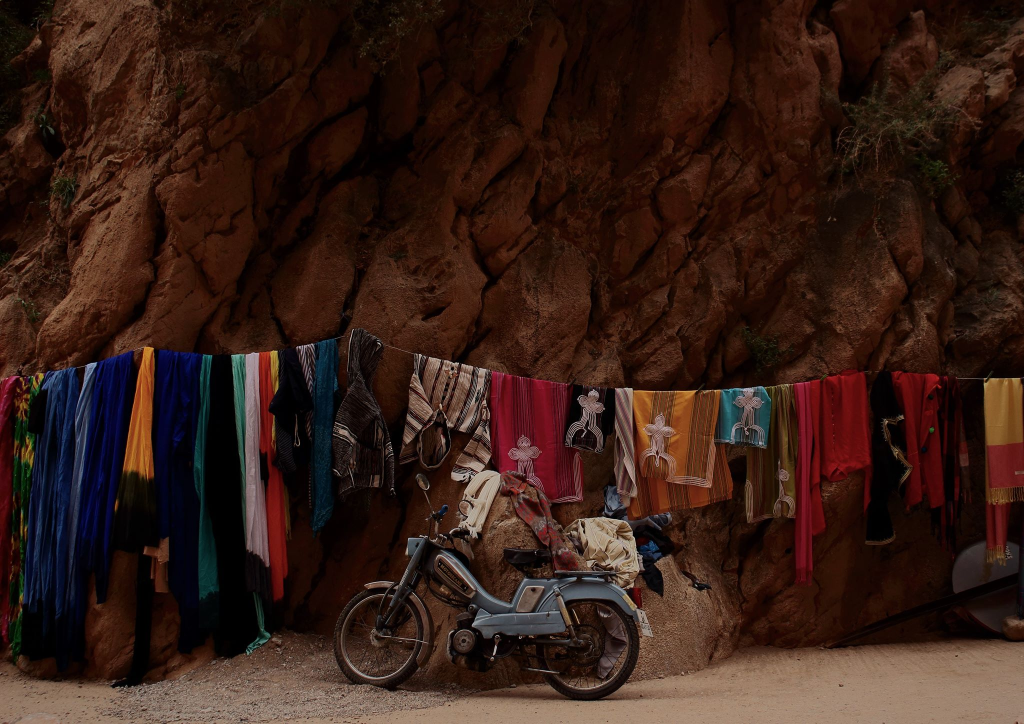
#> input picture projects/Draft/media/moto.jpg, 2048 x 1448 px, found by its file name (shown at 1/2 size)
$ python noiseFValidation.py
#> lines starting #> are read from the running program, lines starting #| are printed output that depends on the picture
#> further down, I is the input picture: shape (1448, 2048, 3); mean B, G, R 22.4, 30, 53
### src/vifida.py
import numpy as np
import soundfile as sf
#import moviepy.editor as mp
import moviepy as mp
#from cv2 import cv2
import cv2
import math
import sys
import os
import matplotlib.pyplot as plt
from skimage import filters, color, util
#from scikit-image import filters, color, util
from collections import namedtuple
import aubio as au

#--------------------Audio related----------------------------------
# [105 lines left out: functions getSignal, signalToLoudness, wavToPitch, wavToSensed, quantizeToFrames, sensedToFuzzy and 2 more, not called in this run]

def applyMask(filtered,original,mask):
    return cv2.add( cv2.multiply(filtered,mask,dtype=8) , cv2.multiply(original,(1-mask),dtype=8) )

# [258 lines left out: functions writeFVideoFromVideo, writeFVideoFromVideoMono, writeFVideoFromImage, writeFVideoFromImageMono, writeFVideoFromImageMonoGlobal, writeFVideoFromImageStereo and 3 more, not called in this run]

def monocromeToColor(img):
    img = np.transpose(np.array([img,]*3),(1,2,0))
    return img

# [49 lines left out: functions combineStereo, writeOutputFile, contrastF, contrastValueF, saturationF, not called in this run]

def rF(img, f) :
    img[:,:,2] = img[:,:,2]*f
    return img

def getSizeMorfF(f, shape, center, sizemin, sizemax):
    size = f-center
    if size>0:
        size =  size/(1-center)
        if shape in ('rect','circ'):
            size = powerCorrection(size,1/2)
        size = round(sizemax*size)
    elif size<0:
        size =  size/(-center)
        if shape in ('rect','circ'):
            size = powerCorrection(size,1/2)
        size = round(sizemin*size)
    return int(size)

def getKernelMorfF(shape,size):
    if shape=='rect':
        kernel = cv2.getStructuringElement(cv2.MORPH_RECT,(size,size))
    elif shape =='circ':
        kernel = cv2.getStructuringElement(cv2.MORPH_ELLIPSE,(size,size))
    elif shape=='cross':
        kernel = cv2.getStructuringElement(cv2.MORPH_CROSS,(size,size))
    return kernel

def applyMorfF(img,f,kernel,center,invert):
    if (f-center)*(-1)**invert>0:
        img = cv2.dilate(img,kernel)
    elif (f-center)*(-1)**invert<0:
        img = cv2.erode(img,kernel)
    return img

# [8 lines left out: function HSVmorfF, not called in this run]

def RGBmorfF(img, f, shape='rect', center=0.5, sizemin=50, sizemax=50, invert=0) :
    size = getSizeMorfF(f, shape, center, sizemin, sizemax)
    if size!=0:
        kernel = getKernelMorfF(shape,size)
        img = applyMorfF(img,f,kernel,center,invert)
    return img

def noiseF(img, f, top=0.2, mean=0):
#> called with f = 1, top = 0.2, mean = 0
    height, width = img.shape[0:2]
#> height = 1448; width = 2048
    out = np.zeros((height,width*3),dtype='uint8')
    cv2.randn(out,0,top*255*f)
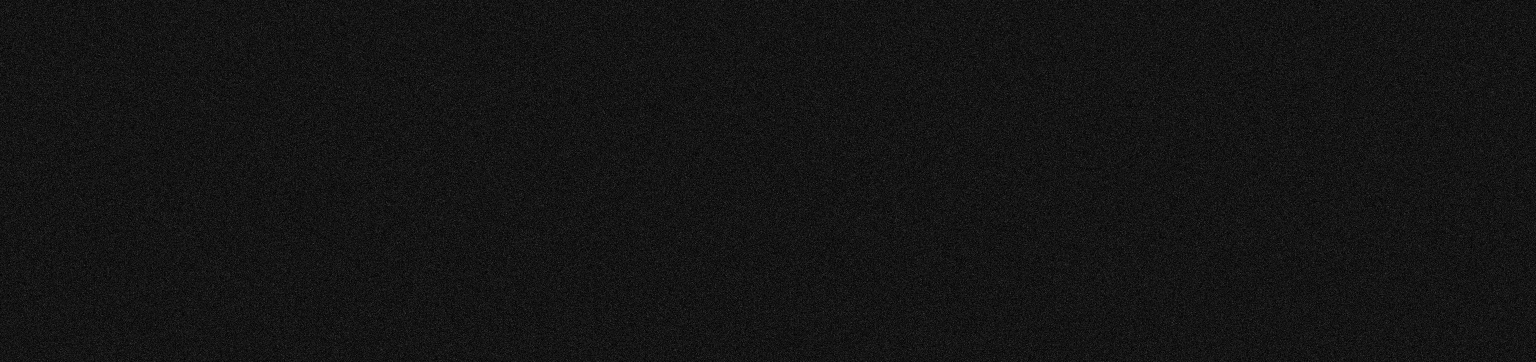
#> out: shape (1448, 6144) (shown at 1/4 size); min 0, max 255, mean 20.3
    out = np.resize(out,img.shape)
    out = out+img
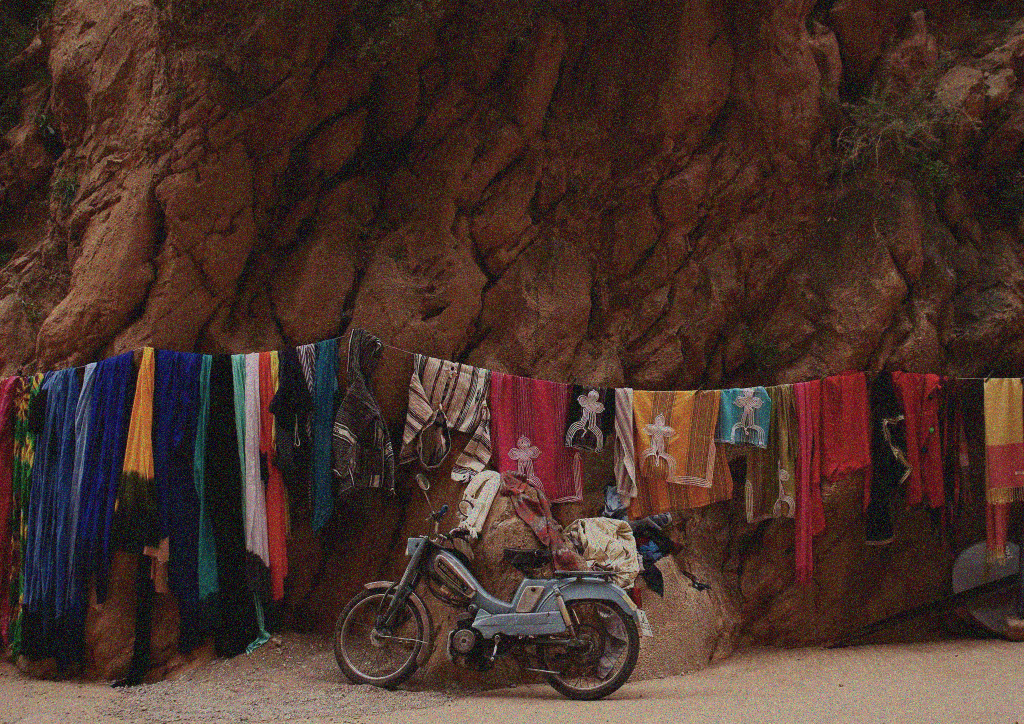
#> out: shape (1448, 2048, 3) (shown at 1/2 size); mean B, G, R 42.6, 50.1, 72.7
    return out

# [34 lines left out: functions equalizationF, colorF, posterizeF, not called in this run]
#-------------------------------------------------------------------

#--------------------Orders-----------------------------------------
order = namedtuple('order', ['driver', 'filter', 'mask', 'modulator'])
#next lines define defaults only for mask and modulator, driver and filter are mandatory
order.__new__.__defaults__=(None,None)      #it starts asigning from latest variable
#-------------------------------------------------------------------

#--------------------Maths------------------------------------------
# [5 lines left out: function movingAverage, not called in this run]

def amplitudeToDecibels(amplitude, ref):
    return 20*np.log10(amplitude/ref)

def powerCorrection(drive, pow):
    drive = drive**pow
    return drive
#-------------------------------------------------------------------

#--------------------Graphs-----------------------------------------
# [18 lines left out: functions autoAnalysis, getPltColormap, not called in this run]
#-------------------------------------------------------------------

#--------------------Shortcuts--------------------------------------
def getMediaPath(filename=''):
    out = os.getcwd()
    out = os.path.join(out,'media',filename)
    return out

def getWavPath(filename):
    out = getMediaPath(filename+'.wav')
    return out

def getMp3Path(filename):
    out = getMediaPath(filename+'.mp3')
    return out

# [4 lines left out: function getOutputPath, not called in this run]

def createOutputPath():
    out = os.path.join(os.getcwd(),'output')
    if not os.path.isdir(out):
        os.mkdir(out)
    return 0

def imshowQuick(img,name='1'):
    cv2.namedWindow(name,cv2.WINDOW_NORMAL)
    cv2.imshow(name,img)
    cv2.waitKey(0)
    return 0
#-------------------------------------------------------------------

### projects/Draft/noiseFValidation.py
#--------------------ViFiDA-----------------------------------------
from vifida import *
import matplotlib.pyplot as plt
import os
import time

#Set current folder to project
os.chdir(os.path.dirname(os.path.realpath(__file__)))
createOutputPath()
#--------------------------------------------------------------------

#Compare with openCV morfology
elapsed = []

imagefilepath = getMediaPath("Moto.jpg")
I = cv2.imread(imagefilepath)

start = time.time()
J = noiseF(I,1)
end = time.time()
imshowQuick(J)
elapsed.append(end-start)

start = time.time()
J = RGBmorfF(I,1)
#> in applyMorfF, `img = cv2.dilate(img,kernel)`:
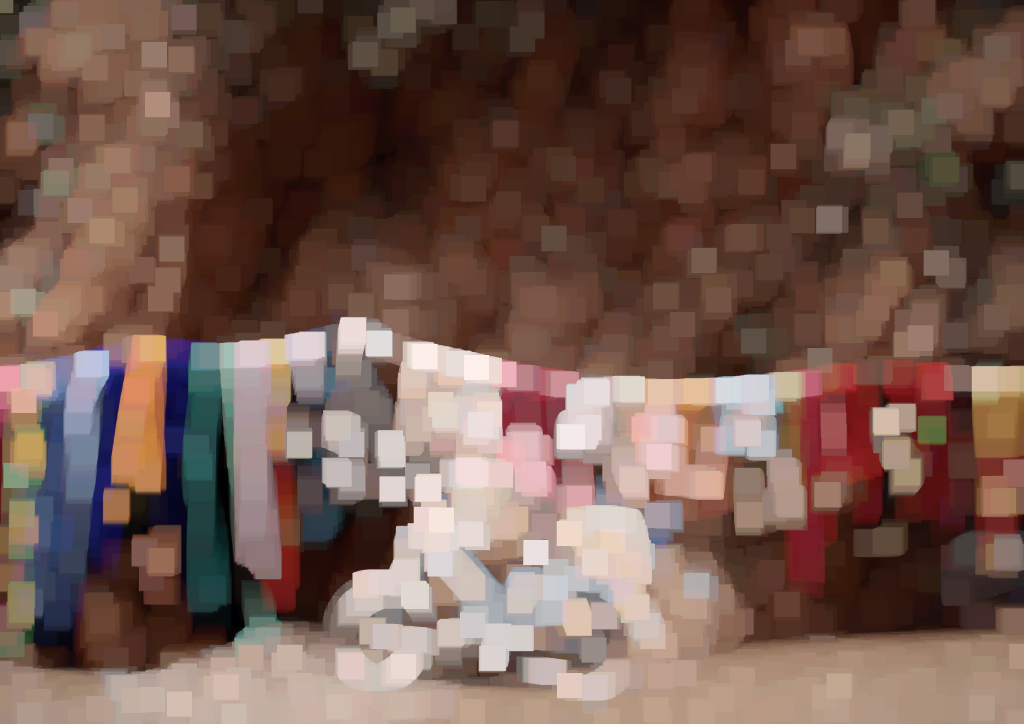
#> img: shape (1448, 2048, 3) (shown at 1/2 size); mean of channels 0, 1, 2 79.4, 89.4, 116; drawn as B, G, R
end = time.time()
imshowQuick(J)
elapsed.append(end-start)

print(elapsed)
#2.25 vs 0.05, 45 times more than applying a kernel operation with cv2!!!!!

#Separate the inner operations
elapsed = []

img = cv2.imread(imagefilepath)
mode = "gaussian"
mean = 0
top = 0.5
f = 1

start = time.time()
img = util.img_as_float(img)
end = time.time()
elapsed.append(end-start)
if mode in ("gaussian", "speckle"):
    start = time.time()
    img = util.random_noise(img,mode,var=f*top, mean=mean)
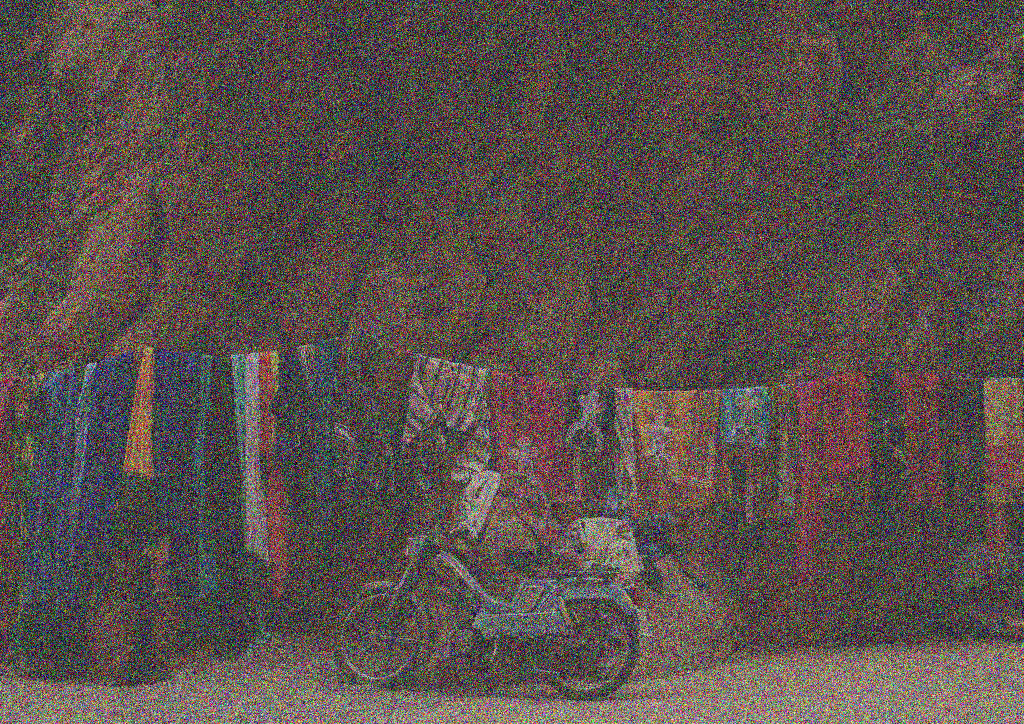
#> img: shape (1448, 2048, 3) float64 (shown at 1/2 size); mean B, G, R 0.297, 0.312, 0.355
    end = time.time()
    elapsed.append(end-start)
if mode in ("salt", "pepper", "s&p"):
    start = time.time()
    img = util.random_noise(img,mode,amount=f*top)
    end = time.time()
    elapsed.append(end-start)
start = time.time()
img = util.img_as_ubyte(img)
end = time.time()
elapsed.append(end-start)

print(elapsed)
#0.03, 0.65, 1.21, time is spent in the type transformation

#Test with an implementation in cv2
elapsed = []
start = time.time()

aux = np.zeros_like(I[:,:,0])
K = np.zeros_like(I)

cv2.randn(aux,0,50)
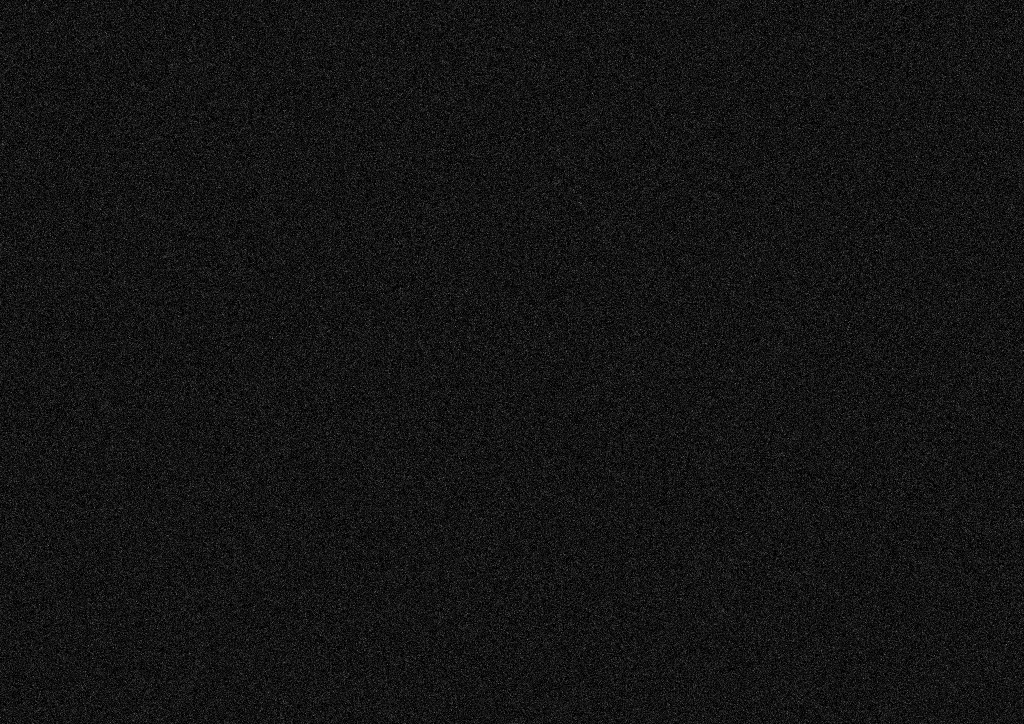
#> aux: shape (1448, 2048) (shown at 1/2 size); min 0, max 254, mean 19.9
K[:,:,0] = aux

cv2.randn(aux,0,50)
K[:,:,1] = aux
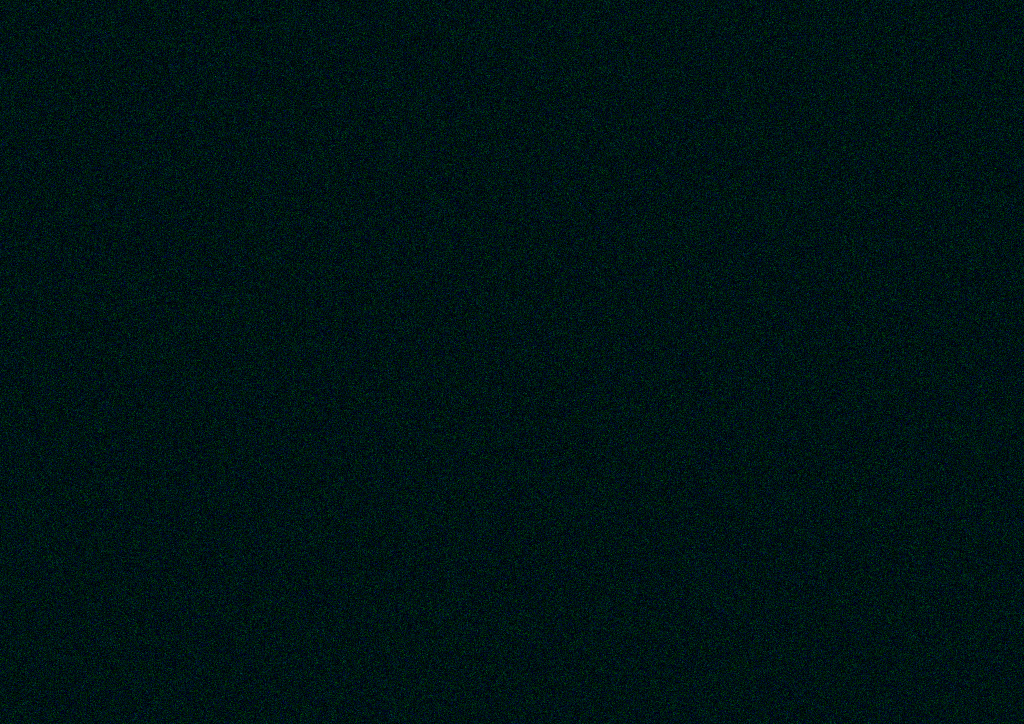
#> K: shape (1448, 2048, 3) (shown at 1/2 size); mean of channels 0, 1, 2 19.9, 20, 0; drawn as B, G, R

cv2.randn(aux,0,50)
K[:,:,2] = aux

K = K+I
end = time.time()
elapsed.append(end-start)

imshowQuick(K)

#Implementation 2
start = time.time()
height, width = I.shape[0:2]
#> height = 1448; width = 2048
K = np.zeros((height,width*3),dtype="uint8")
cv2.randn(K,0,50)
#> K: shape (1448, 6144)
K = np.resize(K,I.shape)
K = K+I
#> K: shape (1448, 2048, 3)
end = time.time()
elapsed.append(end-start)

imshowQuick(K)

#About 0.1, stil longer than morfological operations

#Implementation 3, using GPU
start = time.time()
height, width = I.shape[0:2]
K = cv2.UMat(np.zeros((height,width*3),dtype="uint8"))
cv2.randn(K,0,50)
K = np.resize(K.get(),I.shape)
K = K+I
end = time.time()
elapsed.append(end-start)

print(elapsed)
#1.33, useless.

imshowQuick(K)
